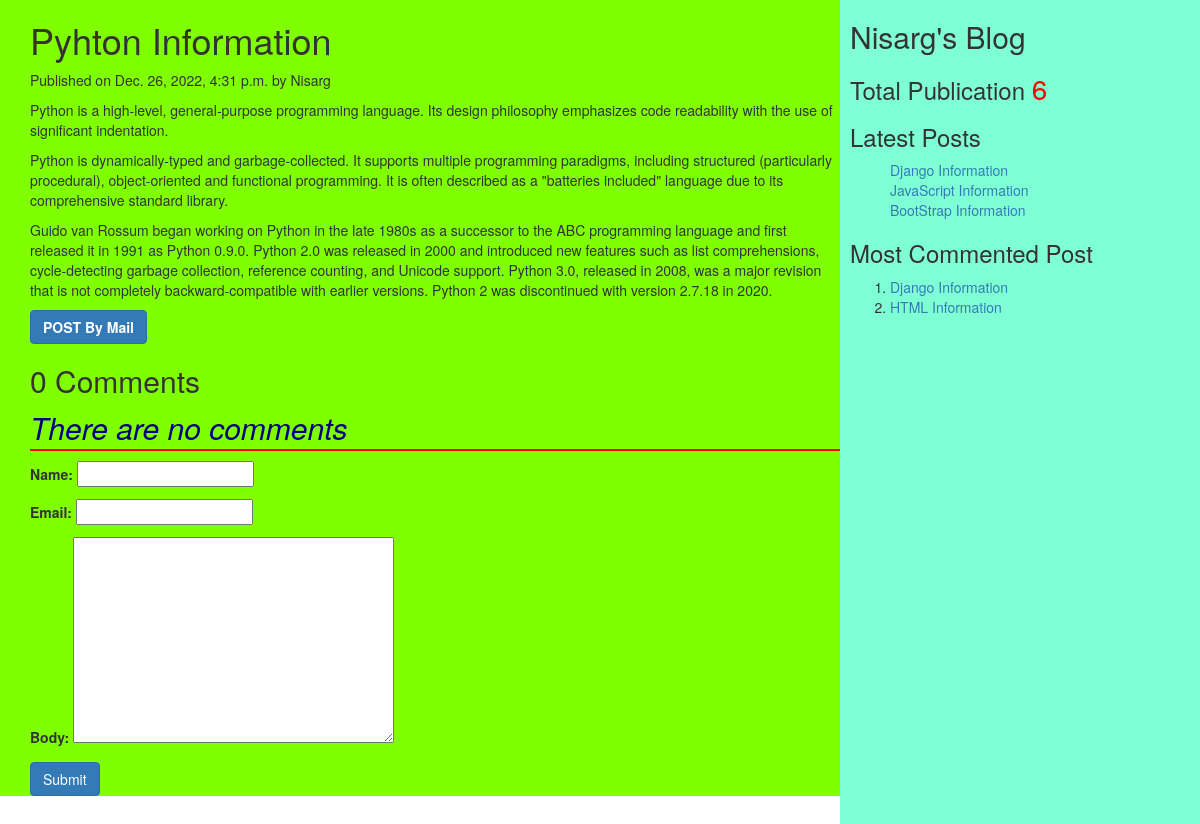
The page /2022/12/26/pyhton-information/ on the database its author committed.
### myApp/models.py (models this page shows, shortened)
class Post(models.Model):
    tags = TaggableManager()
    STATUS_CHOICE = (('draft','Draft'),('published','Published'))
    title = models.CharField(max_length=400)
    slug = models.SlugField(max_length=50, unique_for_date='publish')
    author = models.ForeignKey(User,related_name='blog_posts',on_delete=models.CASCADE)
    body = models.TextField()
    publish = models.DateTimeField(default=timezone.now)
    created = models.DateTimeField(auto_now_add=True)
    updated = models.DateTimeField(auto_now=True)
    status = models.CharField(max_length=20,choices=STATUS_CHOICE,default='draft')
    objects = CustomManager()
    class Meta:
        ordering = ('-publish',)
    def get_absolute_url(self):
        return reverse('post_detail', args=[self.publish.year,self.publish.strftime('%m'),self.publish.strftime('%d'),self.slug])

### myApp/views.py (the view, shortened to what this page needs)
# urls.py: url(r'(?P<year>\d{4})/(?P<month>\d{2})/(?P<day>\d{2})/(?P<post>[-\w]+)/$', views.post_detail_view, name='post_detail'),
def post_detail_view(request,year,month,day,post):
    post = get_object_or_404(Post,slug=post,publish__year=year,publish__month=month,publish__day=day)
    comments = post.comments.filter(active = True)
    csubmit = False
    form = CommentForm()
    d = {'post' : post, 'form' : form, 'csubmit' : csubmit, 'comments' : comments}
    return render(request, 'myApp/post_detail.html',d)

### myApp/forms.py
class CommentForm(forms.ModelForm):
    class Meta:
        model=Comment
        fields=('name','email','body')

### myApp/models.py (called while the page is built)
    def get_queryset(self):
        return super().get_queryset().filter(status='published')

### myApp/templatetags/mytags.py (called while the page is built)
@register.simple_tag # using register variable we are accessing simple_tag
def total_posts():
    return Post.objects.count() # return total no. of posts

@register.inclusion_tag('myApp/latest_post.html')
def show_latest_posts(count = 3):
    latest_posts = Post.objects.order_by('-publish')[:count] #collect the posts based on latest published date wrt specified count
    return {'latest_posts' : latest_posts}

@register.simple_tag
def get_most_commented_posts(count = 2):
    return Post.objects.annotate(total_comments = Count('comments')).order_by('-total_comments')[:count]

### templates/myApp/post_detail.html (shortened to what this page needs)
<!DOCTYPE html>
<html lang="en">
    {% extends 'myApp/parent.html' %}
    {% block content_block %}
    <h1>{{post.title}}</h1>
    <p>Published on {{post.publish}} by {{post.author|title}}</p>
    {{post.body|linebreaks}}
    <a href="/{{post.id}}/share" class="btn btn-primary"> <b>POST By Mail</b></a>
    {% with comments.count as comments_count %}
    <h2>{{comments_count}} Comment{{comments_count|pluralize}} </h2>
    {% endwith %}
    {% if comments %}
    {% for c in comments %}
    <p>Comment {{forloop.counter}} by {{c.name}}</p>
    <div> {{c.body|linebreaks}} </div>
    <hr>
    {% endfor %}
    {% else %}
    <p style="color: navy; font-size: 30px; font-style: italic; border-bottom: 2px solid red;">There are no comments </p>
    {% endif %}
    {% if csubmit %}
    <h2>Thank you...Your comment has been added successfully!!!</h2>
    {% else %}
    <form method="post">
        {{form.as_p}}
        <input type="submit" class="btn btn-primary" value="Submit">
    </form>
    {% endif %}
    {% endblock %}

### templates/myApp/parent.html (shortened to what this page needs)
<!DOCTYPE html>
<html lang="en">
    {% load mytags %}
<head>
    <link rel="stylesheet" href="https://cdn.jsdelivr.net/npm/bootstrap@3.3.7/dist/css/bootstrap.min.css">
</head>
<body>
    <div class="content" style="width: 70%; float: left;background-color: chartreuse;height: auto; padding: 0 0 0 30px;">
        {% block content_block %}
        {% endblock %}
    </div>
    <div class="sidebar" style="width: 30%; float: right;background-color: aquamarine;height: 120vh; padding: 0 0 0 10px;">
        <h2>Nisarg's Blog</h2>
        <h3>
            Total Publication
            <span style="color: red; font-size: 28px;">
                {% total_posts %}
            </span>
                <h3>Latest Posts</h3>
                {% show_latest_posts %}
                <h3>Most Commented Post</h3>
                {% get_most_commented_posts as m%}
                <ol>
                    {% for post in m %}
                    <li><a href=" {{post.get_absolute_url}} "> {{post.title}}</a></li>
                    {% endfor %}
                </ol>
        </h3>
    </div>
</body>
</html>

### templates/myApp/latest_post.html (shortened to what this page needs)
<!DOCTYPE html>
<html lang="en">
<head>
</head>
<body>
    <ol>
        {% for post in latest_posts %}
        <a href=" {{post.get_absolute_url}} ">{{post.title}}</a><br>
        {% endfor %}
    </ol>
</body>
</html>

### rows shown on the page
Post: title "Pyhton Information", publish "Dec. 26, 2022, 4:31 p.m.", author "Nisarg", body "Python is a high-level, general-purpose programming language. Its design philosophy emphasizes code readability with the use of significant indentation. Python is dynamically-typed and garbage-collected. It supports multiple programming paradigms, including structured (particularly procedural), object-oriented and functional programming. It is often described as a \"batteries included\" language due to its comprehensive standard library. Guido van Rossum began working on Python in the late 1980s as a successor to the ABC programming language and first released it in 1991 as Python 0.9.0. Python 2.0 was released in 2000 and introduced new features such as list comprehensions, cycle-detecting…"
Post: title "Django Information"
Post: title "JavaScript Information"
Post: title "BootStrap Information"
Post: title "HTML Information"

### other values the page prints
{{ comments_count }} "0"
